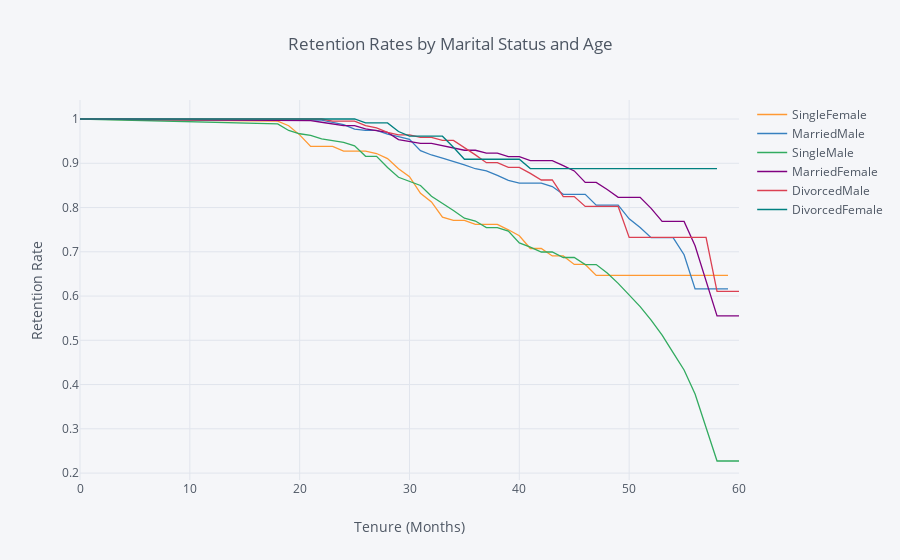

Notebook source saved alongside this figure:
### Markdown cell above
## 6. Now that we have looked at the retention rates by gender and marital status individually, let's look at them together. 

Create a new field in the data set that concatenates marital status and gender, and then generate and plot a survival curve that shows the retention by this new field over the age of the employee.

### Code cell
data['MandG'] = data['MaritalStatus'] + data['Gender']


rates6 = survival(data, 'MandG', 'Age', 'Attrition')

rates6.iplot(kind='line', xTitle='Tenure (Months)', yTitle='Retention Rate',
            title='Retention Rates by Marital Status and Age')

### Figure 1 — Plotly figure (JSON) as saved in the notebook; plotly's stock layout.template omitted (floating-point values rounded to 4 significant figures)
{"data": [{"line": {"color": "rgba(255, 153, 51, 1.0)", "dash": "solid", "shape": "linear", "width": 1.3}, "mode": "lines", "name": "SingleFemale", "text": "", "type": "scatter", "uid": "ede398d7-2eec-459a-816d-85ef25dff9ba", "x": [0, 18, 19, 20, 21, 22, 23, 24, 25, 26, 27, 28, 29, 30, 31, 32, 33, 34, 35, 36, 37, 38, 39, 40, 41, 42, 43, 44, 45, 46, 47, 48, 49, 50, 51, 52, 53, 54, 55, 56, 57, 58, 59, 60], "y": [1, 0.995, 0.9848, 0.9641, 0.9381, 0.9381, 0.9381, 0.9275, 0.9275, 0.9275, 0.922, 0.9106, 0.8874, 0.8697, 0.8322, 0.8125, 0.7781, 0.7709, 0.7709, 0.7619, 0.7619, 0.7619, 0.7497, 0.7363, 0.7074, 0.7074, 0.6906, 0.6906, 0.6714, 0.6714, 0.6465, 0.6465, 0.6465, 0.6465, 0.6465, 0.6465, 0.6465, 0.6465, 0.6465, 0.6465, 0.6465, 0.6465, 0.6465, ""]}, {"line": {"color": "rgba(55, 128, 191, 1.0)", "dash": "solid", "shape": "linear", "width": 1.3}, "mode": "lines", "name": "MarriedMale", "text": "", "type": "scatter", "uid": "82cd4b48-264f-4b84-8fdc-e4fb7cb36d6d", "x": [0, 18, 19, 20, 21, 22, 23, 24, 25, 26, 27, 28, 29, 30, 31, 32, 33, 34, 35, 36, 37, 38, 39, 40, 41, 42, 43, 44, 45, 46, 47, 48, 49, 50, 51, 52, 53, 54, 55, 56, 57, 58, 59, 60], "y": [1, 0.9988, 0.9988, 0.9988, 0.9988, 0.9975, 0.9925, 0.9874, 0.977, 0.9743, 0.9743, 0.9659, 0.96, 0.954, 0.9286, 0.9187, 0.9116, 0.9043, 0.8964, 0.8876, 0.8828, 0.8726, 0.8614, 0.8553, 0.8553, 0.8553, 0.8473, 0.8299, 0.8299, 0.8299, 0.8055, 0.8055, 0.8055, 0.7745, 0.7546, 0.7318, 0.7318, 0.7318, 0.6932, 0.6162, 0.6162, 0.6162, 0.6162, ""]}, {"line": {"color": "rgba(50, 171, 96, 1.0)", "dash": "solid", "shape": "linear", "width": 1.3}, "mode": "lines", "name": "SingleMale", "text": "", "type": "scatter", "uid": "5feac510-d15f-4d07-be6f-01134f472941", "x": [0, 18, 19, 20, 21, 22, 23, 24, 25, 26, 27, 28, 29, 30, 31, 32, 33, 34, 35, 36, 37, 38, 39, 40, 41, 42, 43, 44, 45, 46, 47, 48, 49, 50, 51, 52, 53, 54, 55, 56, 57, 58, 59, 60], "y": [1, 0.9889, 0.9741, 0.9667, 0.9629, 0.9552, 0.9513, 0.9474, 0.9395, 0.9156, 0.9156, 0.8903, 0.8684, 0.8592, 0.8497, 0.8254, 0.8099, 0.7935, 0.776, 0.7694, 0.7548, 0.7548, 0.7466, 0.7199, 0.7103, 0.6995, 0.6995, 0.6871, 0.6871, 0.6711, 0.6711, 0.6519, 0.6286, 0.6035, 0.576, 0.5457, 0.5116, 0.4723, 0.4329, 0.3788, 0.303, 0.2273, 0.2273, 0.2273]}, {"line": {"color": "rgba(128, 0, 128, 1.0)", "dash": "solid", "shape": "linear", "width": 1.3}, "mode": "lines", "name": "MarriedFemale", "text": "", "type": "scatter", "uid": "443f50ef-c20d-4b5d-813b-11e868b718b7", "x": [0, 18, 19, 20, 21, 22, 23, 24, 25, 26, 27, 28, 29, 30, 31, 32, 33, 34, 35, 36, 37, 38, 39, 40, 41, 42, 43, 44, 45, 46, 47, 48, 49, 50, 51, 52, 53, 54, 55, 56, 57, 58, 59, 60], "y": [1, 0.9963, 0.9963, 0.9963, 0.9963, 0.9926, 0.9889, 0.9852, 0.9852, 0.9777, 0.9738, 0.9698, 0.9535, 0.9493, 0.9449, 0.9449, 0.94, 0.9349, 0.9294, 0.9294, 0.9228, 0.9228, 0.9151, 0.9151, 0.9058, 0.9058, 0.9058, 0.8946, 0.8827, 0.8568, 0.8568, 0.8406, 0.8231, 0.8231, 0.8231, 0.7981, 0.7686, 0.7686, 0.7686, 0.7137, 0.6344, 0.5551, 0.5551, 0.5551]}, {"line": {"color": "rgba(219, 64, 82, 1.0)", "dash": "solid", "shape": "linear", "width": 1.3}, "mode": "lines", "name": "DivorcedMale", "text": "", "type": "scatter", "uid": "12751494-42d0-4b14-b840-7c608e3a5877", "x": [0, 18, 19, 20, 21, 22, 23, 24, 25, 26, 27, 28, 29, 30, 31, 32, 33, 34, 35, 36, 37, 38, 39, 40, 41, 42, 43, 44, 45, 46, 47, 48, 49, 50, 51, 52, 53, 54, 55, 56, 57, 58, 59, 60], "y": [1, 1, 1, 1, 1, 1, 0.9952, 0.9952, 0.9952, 0.9852, 0.9802, 0.9697, 0.9643, 0.9643, 0.9583, 0.9583, 0.9515, 0.9515, 0.9357, 0.919, 0.9013, 0.9013, 0.8906, 0.8906, 0.8773, 0.8621, 0.8621, 0.8247, 0.8247, 0.8024, 0.8024, 0.8024, 0.8024, 0.7326, 0.7326, 0.7326, 0.7326, 0.7326, 0.7326, 0.7326, 0.7326, 0.6105, 0.6105, 0.6105]}, {"line": {"color": "rgba(0, 128, 128, 1.0)", "dash": "solid", "shape": "linear", "width": 1.3}, "mode": "lines", "name": "DivorcedFemale", "text": "", "type": "scatter", "uid": "3f4b42b0-abab-43a8-94b7-589a715b97f7", "x": [0, 18, 19, 20, 21, 22, 23, 24, 25, 26, 27, 28, 29, 30, 31, 32, 33, 34, 35, 36, 37, 38, 39, 40, 41, 42, 43, 44, 45, 46, 47, 48, 49, 50, 51, 52, 53, 54, 55, 56, 57, 58, 59, 60], "y": [1, 1, 1, 1, 1, 1, 1, 1, 1, 0.9912, 0.9912, 0.9912, 0.9717, 0.9612, 0.9612, 0.9612, 0.9612, 0.9362, 0.9091, 0.9091, 0.9091, 0.9091, 0.9091, 0.9091, 0.8879, 0.8879, 0.8879, 0.8879, 0.8879, 0.8879, 0.8879, 0.8879, 0.8879, 0.8879, 0.8879, 0.8879, 0.8879, 0.8879, 0.8879, 0.8879, 0.8879, 0.8879, "", ""]}], "layout": {"legend": {"bgcolor": "#F5F6F9", "font": {"color": "#4D5663"}}, "paper_bgcolor": "#F5F6F9", "plot_bgcolor": "#F5F6F9", "title": {"font": {"color": "#4D5663"}, "text": "Retention Rates by Marital Status and Age"}, "xaxis": {"gridcolor": "#E1E5ED", "showgrid": true, "tickfont": {"color": "#4D5663"}, "title": {"font": {"color": "#4D5663"}, "text": "Tenure (Months)"}, "zerolinecolor": "#E1E5ED"}, "yaxis": {"gridcolor": "#E1E5ED", "showgrid": true, "tickfont": {"color": "#4D5663"}, "title": {"font": {"color": "#4D5663"}, "text": "Retention Rate"}, "zerolinecolor": "#E1E5ED"}}}
